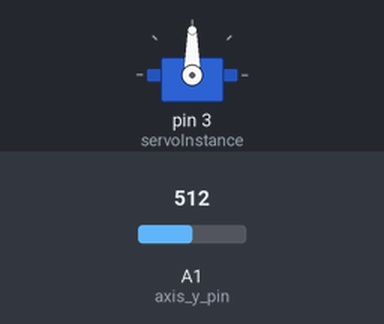
A sketch run on a simulated Arduino Uno, built with avr-gcc and run on an emulated ATmega328P. On the bench: servo. Inputs (shaded band) come from the test bench; at power-on: A1 (axis_y_pin) = 512.

Above: at 1.2 s.
1.3 s: A1 (axis_y_pin) set to 716
At 1.6 s:
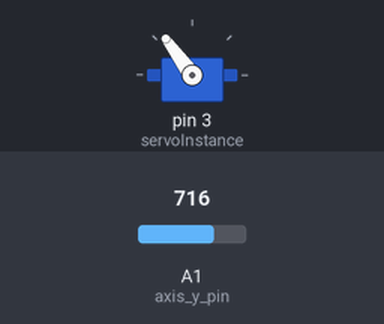
2.8 s: A1 (axis_y_pin) set to 900
At 4.0 s:
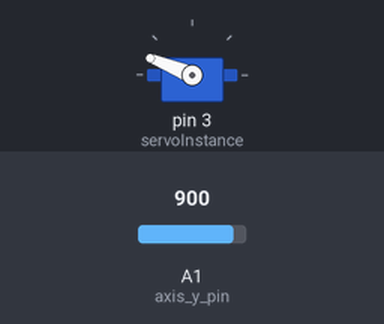
4.3 s: A1 (axis_y_pin) set to 1023
At 5.3 s:
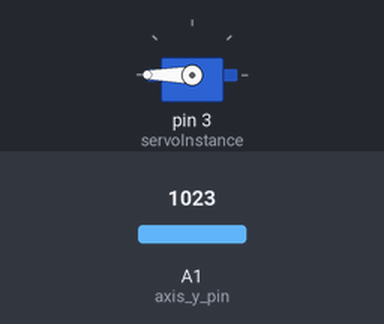
5.8 s: A1 (axis_y_pin) set to 306
At 6.6 s:
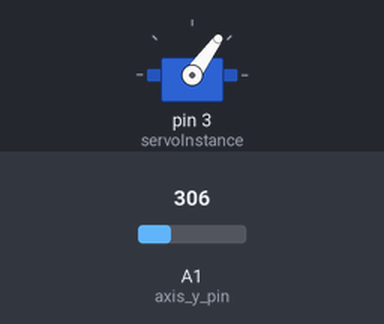
7.3 s: A1 (axis_y_pin) set to 122
At 7.9 s:
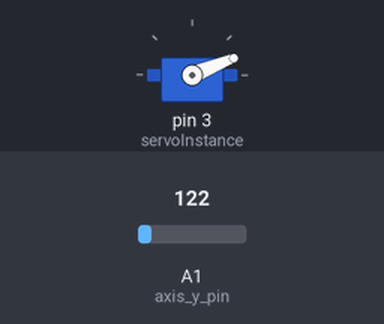
8.8 s: A1 (axis_y_pin) set to 511
At 9.1 s:
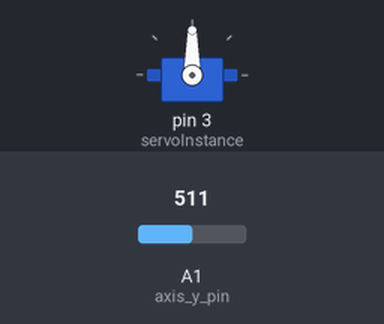
Timing chart, 0 to 11.3 s (numbered marks = the images above; inputs shaded):
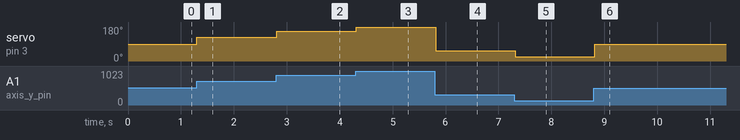

Measured:
- after the input at 1.3 s, servo on pin 3 (servoInstance): 90° → 126° at once
- after the input at 2.8 s, servo on pin 3 (servoInstance): 126° → 158° at once
- after the input at 4.3 s, servo on pin 3 (servoInstance): 158° → 180° at once
- after the input at 5.8 s, servo on pin 3 (servoInstance): 180° → 54° at once
- after the input at 7.3 s, servo on pin 3 (servoInstance): 54° → 22° at once
- after the input at 8.8 s, servo on pin 3 (servoInstance): 22° → 90° at once

The sketch:

stick_and_servo.ino
```cpp
#include <Servo.h>

Servo servoInstance;

int axis_y_pin = 1;

void setup() {
  servoInstance.attach(3);
}

 void loop() {
  int position_y = analogRead(axis_y_pin);
  int ang = map(position_y, 0, 1023, 1,180);

  servoInstance.write(ang);

  delay(100);
 }
```
